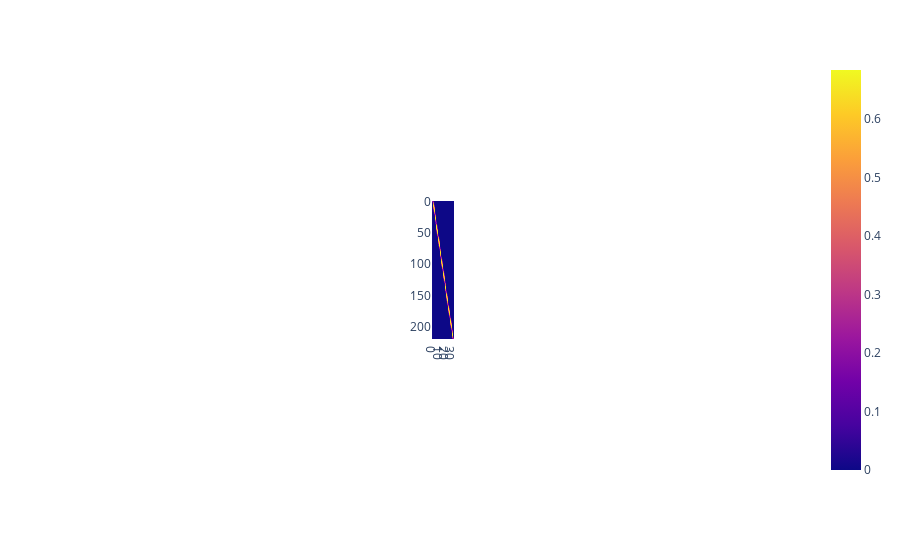

The cell this chart's notebook holds for it:
### Code cell
px.imshow(M1.basis)

### Figure 1 — Plotly figure (JSON) as saved in the notebook; plotly's stock layout.template omitted (floating-point values rounded to 4 significant figures; data arrays with more than 128 entries replaced by an {"elided": "..."} marker saying what was removed)
{"data": [{"coloraxis": "coloraxis", "type": "heatmap", "z": {"elided": "220x35 float values"}}], "layout": {"autosize": true, "coloraxis": {"colorscale": [[0, "#0d0887"], [0.1111, "#46039f"], [0.2222, "#7201a8"], [0.3333, "#9c179e"], [0.4444, "#bd3786"], [0.5556, "#d8576b"], [0.6667, "#ed7953"], [0.7778, "#fb9f3a"], [0.8889, "#fdca26"], [1, "#f0f921"]]}, "margin": {"t": 60}, "xaxis": {"autorange": true, "constrain": "domain", "domain": [0.4849, 0.5151], "range": [-0.5, 34.5], "scaleanchor": "y"}, "yaxis": {"autorange": true, "constrain": "domain", "domain": [0, 1], "range": [219.5, -0.5]}}}
